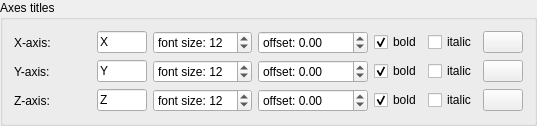
    <widget class="ctkCollapsibleGroupBox" name="axesTitlesCollapsibleGroupBox">
     <property name="title">
      <string>Axes titles</string>
     </property>
     <layout class="QFormLayout" name="formLayout_3">
      <item row="0" column="0">
       <widget class="QLabel" name="xAxisLabel_3">
        <property name="text">
         <string>X-axis:</string>
        </property>
       </widget>
      </item>
      <item row="0" column="1">
       <layout class="QHBoxLayout" name="horizontalLayout" stretch="0,0,0,0,0,0,0">
        <item>
         <spacer name="horizontalSpacer_16">
          <property name="orientation">
           <enum>Qt::Horizontal</enum>
          </property>
          <property name="sizeHint" stdset="0">
           <size>
            <width>40</width>
            <height>20</height>
           </size>
          </property>
         </spacer>
        </item>
        <item>
         <widget class="QLineEdit" name="xAxisTitleLineEdit">
          <property name="sizePolicy">
           <sizepolicy hsizetype="Maximum" vsizetype="Fixed">
            <horstretch>0</horstretch>
            <verstretch>0</verstretch>
           </sizepolicy>
          </property>
          <property name="minimumSize">
           <size>
            <width>0</width>
            <height>0</height>
           </size>
          </property>
          <property name="maximumSize">
           <size>
            <width>50</width>
            <height>16777215</height>
           </size>
          </property>
          <property name="text">
           <string>X</string>
          </property>
          <property name="placeholderText">
           <string>X-axis title...</string>
          </property>
         </widget>
        </item>
        <item>
         <widget class="QSpinBox" name="xAxisTitleFontSizeSpinBox">
          <property name="sizePolicy">
           <sizepolicy hsizetype="Maximum" vsizetype="Fixed">
            <horstretch>0</horstretch>
            <verstretch>0</verstretch>
           </sizepolicy>
          </property>
          <property name="maximumSize">
           <size>
            <width>110</width>
            <height>16777215</height>
           </size>
          </property>
          <property name="suffix">
           <string/>
          </property>
          <property name="prefix">
           <string>font size: </string>
          </property>
          <property name="maximum">
           <number>999</number>
          </property>
          <property name="singleStep">
           <number>1</number>
          </property>
          <property name="value">
           <number>12</number>
          </property>
         </widget>
        </item>
        <item>
         <widget class="QDoubleSpinBox" name="xAxisTitleOffsetSpinBox">
          <property name="maximumSize">
           <size>
            <width>110</width>
            <height>16777215</height>
           </size>
          </property>
          <property name="prefix">
           <string>offset: </string>
          </property>
          <property name="minimum">
           <double>-999999999.000000000000000</double>
          </property>
          <property name="maximum">
           <double>999999999.000000000000000</double>
          </property>
         </widget>
        </item>
        <item>
         <widget class="QCheckBox" name="xAxisTitleBoldCheckBox">
          <property name="sizePolicy">
           <sizepolicy hsizetype="Maximum" vsizetype="Fixed">
            <horstretch>0</horstretch>
            <verstretch>0</verstretch>
           </sizepolicy>
          </property>
          <property name="text">
           <string>bold</string>
          </property>
          <property name="checked">
           <bool>true</bool>
          </property>
         </widget>
        </item>
        <item>
         <widget class="QCheckBox" name="xAxisTitleItalicCheckBox">
          <property name="sizePolicy">
           <sizepolicy hsizetype="Maximum" vsizetype="Fixed">
            <horstretch>0</horstretch>
            <verstretch>0</verstretch>
           </sizepolicy>
          </property>
          <property name="text">
           <string>italic</string>
          </property>
         </widget>
        </item>
        <item>
         <widget class="ctkColorPickerButton" name="xAxisTitleColorBtn">
          <property name="sizePolicy">
           <sizepolicy hsizetype="Maximum" vsizetype="Fixed">
            <horstretch>0</horstretch>
            <verstretch>0</verstretch>
           </sizepolicy>
          </property>
          <property name="minimumSize">
           <size>
            <width>0</width>
            <height>0</height>
           </size>
          </property>
          <property name="color">
           <color>
            <red>255</red>
            <green>0</green>
            <blue>0</blue>
           </color>
          </property>
          <property name="displayColorName">
           <bool>false</bool>
          </property>
         </widget>
        </item>
       </layout>
      </item>
      <item row="1" column="0">
       <widget class="QLabel" name="yAxisLabel_3">
        <property name="text">
         <string>Y-axis:</string>
        </property>
       </widget>
      </item>
      <item row="1" column="1">
       <layout class="QHBoxLayout" name="horizontalLayout_2" stretch="0,0,0,0,0,0,0">
        <item>
         <spacer name="horizontalSpacer_17">
          <property name="orientation">
           <enum>Qt::Horizontal</enum>
          </property>
          <property name="sizeHint" stdset="0">
           <size>
            <width>40</width>
            <height>20</height>
           </size>
          </property>
         </spacer>
        </item>
        <item>
         <widget class="QLineEdit" name="yAxisTitleLineEdit">
          <property name="sizePolicy">
           <sizepolicy hsizetype="Maximum" vsizetype="Fixed">
            <horstretch>0</horstretch>
            <verstretch>0</verstretch>
           </sizepolicy>
          </property>
          <property name="maximumSize">
           <size>
            <width>50</width>
            <height>16777215</height>
           </size>
          </property>
          <property name="text">
           <string>Y</string>
          </property>
          <property name="placeholderText">
           <string>Y-axis title...</string>
          </property>
         </widget>
        </item>
        <item>
         <widget class="QSpinBox" name="yAxisTitleFontSizeSpinBox">
          <property name="sizePolicy">
           <sizepolicy hsizetype="Maximum" vsizetype="Fixed">
            <horstretch>0</horstretch>
            <verstretch>0</verstretch>
           </sizepolicy>
          </property>
          <property name="maximumSize">
           <size>
            <width>110</width>
            <height>16777215</height>
           </size>
          </property>
          <property name="prefix">
           <string>font size: </string>
          </property>
          <property name="maximum">
           <number>999</number>
          </property>
          <property name="value">
           <number>12</number>
          </property>
         </widget>
        </item>
        <item>
         <widget class="QDoubleSpinBox" name="yAxisTitleOffsetSpinBox">
          <property name="maximumSize">
           <size>
            <width>110</width>
            <height>16777215</height>
           </size>
          </property>
          <property name="prefix">
           <string>offset: </string>
          </property>
          <property name="minimum">
           <double>-999999999.000000000000000</double>
          </property>
          <property name="maximum">
           <double>999999999.000000000000000</double>
          </property>
         </widget>
        </item>
        <item>
         <widget class="QCheckBox" name="yAxisTitleBoldCheckBox">
          <property name="sizePolicy">
           <sizepolicy hsizetype="Maximum" vsizetype="Fixed">
            <horstretch>0</horstretch>
            <verstretch>0</verstretch>
           </sizepolicy>
          </property>
          <property name="text">
           <string>bold</string>
          </property>
          <property name="checked">
           <bool>true</bool>
          </property>
         </widget>
        </item>
        <item>
         <widget class="QCheckBox" name="yAxisTitleItalicCheckBox">
          <property name="sizePolicy">
           <sizepolicy hsizetype="Maximum" vsizetype="Fixed">
            <horstretch>0</horstretch>
            <verstretch>0</verstretch>
           </sizepolicy>
          </property>
          <property name="text">
           <string>italic</string>
          </property>
         </widget>
        </item>
        <item>
         <widget class="ctkColorPickerButton" name="yAxisTitleColorBtn">
          <property name="sizePolicy">
           <sizepolicy hsizetype="Maximum" vsizetype="Fixed">
            <horstretch>0</horstretch>
            <verstretch>0</verstretch>
           </sizepolicy>
          </property>
          <property name="minimumSize">
           <size>
            <width>0</width>
            <height>0</height>
           </size>
          </property>
          <property name="color">
           <color>
            <red>0</red>
            <green>255</green>
            <blue>0</blue>
           </color>
          </property>
          <property name="displayColorName">
           <bool>false</bool>
          </property>
         </widget>
        </item>
       </layout>
      </item>
      <item row="2" column="0">
       <widget class="QLabel" name="zAxisLabel_3">
        <property name="text">
         <string>Z-axis:</string>
        </property>
       </widget>
      </item>
      <item row="2" column="1">
       <layout class="QHBoxLayout" name="horizontalLayout_3" stretch="0,0,0,0,0,0,0">
        <item>
         <spacer name="horizontalSpacer_18">
          <property name="orientation">
           <enum>Qt::Horizontal</enum>
          </property>
          <property name="sizeHint" stdset="0">
           <size>
            <width>40</width>
            <height>20</height>
           </size>
          </property>
         </spacer>
        </item>
        <item>
         <widget class="QLineEdit" name="zAxisTitleLineEdit">
          <property name="sizePolicy">
           <sizepolicy hsizetype="Maximum" vsizetype="Fixed">
            <horstretch>0</horstretch>
            <verstretch>0</verstretch>
           </sizepolicy>
          </property>
          <property name="maximumSize">
           <size>
            <width>50</width>
            <height>16777215</height>
           </size>
          </property>
          <property name="text">
           <string>Z</string>
          </property>
          <property name="placeholderText">
           <string>Z-axis title...</string>
          </property>
         </widget>
        </item>
        <item>
         <widget class="QSpinBox" name="zAxisTitleFontSizeSpinBox">
          <property name="sizePolicy">
           <sizepolicy hsizetype="Maximum" vsizetype="Fixed">
            <horstretch>0</horstretch>
            <verstretch>0</verstretch>
           </sizepolicy>
          </property>
          <property name="maximumSize">
           <size>
            <width>110</width>
            <height>16777215</height>
           </size>
          </property>
          <property name="prefix">
           <string>font size: </string>
          </property>
          <property name="maximum">
           <number>999</number>
          </property>
          <property name="value">
           <number>12</number>
          </property>
         </widget>
        </item>
        <item>
         <widget class="QDoubleSpinBox" name="zAxisTitleOffsetSpinBox">
          <property name="maximumSize">
           <size>
            <width>110</width>
            <height>16777215</height>
           </size>
          </property>
          <property name="prefix">
           <string>offset: </string>
          </property>
          <property name="minimum">
           <double>-999999999.000000000000000</double>
          </property>
          <property name="maximum">
           <double>999999999.000000000000000</double>
          </property>
         </widget>
        </item>
        <item>
         <widget class="QCheckBox" name="zAxisTitleBoldCheckBox">
          <property name="sizePolicy">
           <sizepolicy hsizetype="Maximum" vsizetype="Fixed">
            <horstretch>0</horstretch>
            <verstretch>0</verstretch>
           </sizepolicy>
          </property>
          <property name="text">
           <string>bold</string>
          </property>
          <property name="checked">
           <bool>true</bool>
          </property>
         </widget>
        </item>
        <item>
         <widget class="QCheckBox" name="zAxisTitleItalicCheckBox">
          <property name="sizePolicy">
           <sizepolicy hsizetype="Maximum" vsizetype="Fixed">
            <horstretch>0</horstretch>
            <verstretch>0</verstretch>
           </sizepolicy>
          </property>
          <property name="text">
           <string>italic</string>
          </property>
         </widget>
        </item>
        <item>
         <widget class="ctkColorPickerButton" name="zAxisTitleColorBtn">
          <property name="sizePolicy">
           <sizepolicy hsizetype="Maximum" vsizetype="Fixed">
            <horstretch>0</horstretch>
            <verstretch>0</verstretch>
           </sizepolicy>
          </property>
          <property name="minimumSize">
           <size>
            <width>0</width>
            <height>0</height>
           </size>
          </property>
          <property name="color">
           <color>
            <red>0</red>
            <green>0</green>
            <blue>255</blue>
           </color>
          </property>
          <property name="displayColorName">
           <bool>false</bool>
          </property>
         </widget>
        </item>
       </layout>
      </item>
     </layout>
    </widget>
